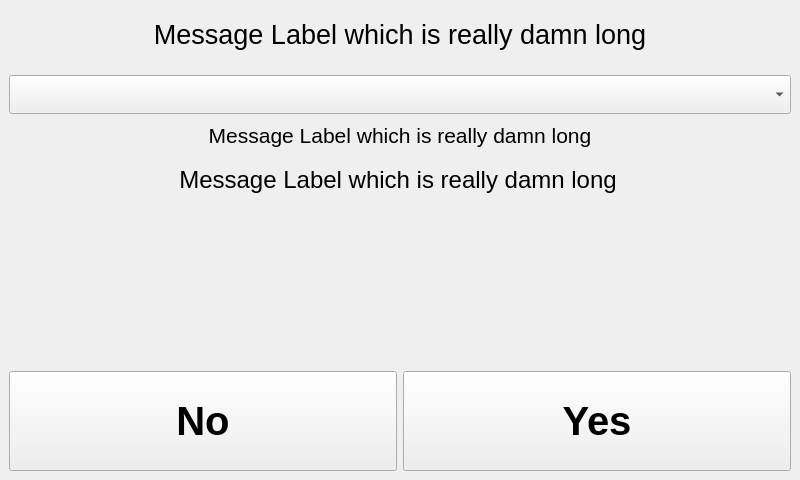
<?xml version="1.0" encoding="UTF-8"?>
<ui version="4.0">
 <class>UpdateWindow</class>
 <widget class="QMainWindow" name="UpdateWindow">
  <property name="windowModality">
   <enum>Qt::ApplicationModal</enum>
  </property>
  <property name="geometry">
   <rect>
    <x>0</x>
    <y>0</y>
    <width>800</width>
    <height>480</height>
   </rect>
  </property>
  <property name="minimumSize">
   <size>
    <width>800</width>
    <height>480</height>
   </size>
  </property>
  <property name="maximumSize">
   <size>
    <width>800</width>
    <height>480</height>
   </size>
  </property>
  <property name="windowTitle">
   <string>Question</string>
  </property>
  <widget class="QWidget" name="centralwidget">
   <layout class="QVBoxLayout" name="verticalLayout_2">
    <item>
     <widget class="QLabel" name="label_prompt">
      <property name="minimumSize">
       <size>
        <width>300</width>
        <height>50</height>
       </size>
      </property>
      <property name="font">
       <font>
        <pointsize>20</pointsize>
       </font>
      </property>
      <property name="text">
       <string>Message Label which is really damn long</string>
      </property>
      <property name="alignment">
       <set>Qt::AlignCenter</set>
      </property>
      <property name="wordWrap">
       <bool>true</bool>
      </property>
     </widget>
    </item>
    <item>
     <spacer name="verticalSpacer">
      <property name="orientation">
       <enum>Qt::Vertical</enum>
      </property>
      <property name="sizeType">
       <enum>QSizePolicy::Fixed</enum>
      </property>
      <property name="sizeHint" stdset="0">
       <size>
        <width>20</width>
        <height>10</height>
       </size>
      </property>
     </spacer>
    </item>
    <item>
     <widget class="QComboBox" name="selection_version">
      <property name="minimumSize">
       <size>
        <width>105</width>
        <height>38</height>
       </size>
      </property>
      <property name="maximumSize">
       <size>
        <width>5000</width>
        <height>100</height>
       </size>
      </property>
      <property name="font">
       <font>
        <pointsize>20</pointsize>
        <bold>true</bold>
       </font>
      </property>
      <property name="maxVisibleItems">
       <number>11</number>
      </property>
     </widget>
    </item>
    <item>
     <widget class="QLabel" name="label_warning">
      <property name="minimumSize">
       <size>
        <width>300</width>
        <height>30</height>
       </size>
      </property>
      <property name="font">
       <font>
        <pointsize>16</pointsize>
       </font>
      </property>
      <property name="text">
       <string>Message Label which is really damn long</string>
      </property>
      <property name="alignment">
       <set>Qt::AlignCenter</set>
      </property>
      <property name="wordWrap">
       <bool>true</bool>
      </property>
      <property name="cssClass" stdset="0">
       <string>destructive</string>
      </property>
     </widget>
    </item>
    <item>
     <spacer name="verticalSpacer_2">
      <property name="orientation">
       <enum>Qt::Vertical</enum>
      </property>
      <property name="sizeType">
       <enum>QSizePolicy::Fixed</enum>
      </property>
      <property name="sizeHint" stdset="0">
       <size>
        <width>20</width>
        <height>10</height>
       </size>
      </property>
     </spacer>
    </item>
    <item>
     <widget class="QScrollArea" name="scrollArea">
      <property name="frameShape">
       <enum>QFrame::NoFrame</enum>
      </property>
      <property name="frameShadow">
       <enum>QFrame::Plain</enum>
      </property>
      <property name="lineWidth">
       <number>1</number>
      </property>
      <property name="widgetResizable">
       <bool>true</bool>
      </property>
      <widget class="QWidget" name="scrollAreaWidgetContents">
       <property name="geometry">
        <rect>
         <x>0</x>
         <y>0</y>
         <width>782</width>
         <height>186</height>
        </rect>
       </property>
       <layout class="QVBoxLayout" name="verticalLayout_3">
        <property name="leftMargin">
         <number>0</number>
        </property>
        <property name="topMargin">
         <number>0</number>
        </property>
        <property name="rightMargin">
         <number>4</number>
        </property>
        <property name="bottomMargin">
         <number>0</number>
        </property>
        <item>
         <widget class="QLabel" name="label_release_information">
          <property name="minimumSize">
           <size>
            <width>300</width>
            <height>50</height>
           </size>
          </property>
          <property name="font">
           <font>
            <pointsize>18</pointsize>
           </font>
          </property>
          <property name="text">
           <string>Message Label which is really damn long</string>
          </property>
          <property name="alignment">
           <set>Qt::AlignHCenter|Qt::AlignTop</set>
          </property>
          <property name="wordWrap">
           <bool>true</bool>
          </property>
         </widget>
        </item>
       </layout>
      </widget>
     </widget>
    </item>
    <item>
     <layout class="QHBoxLayout" name="horizontalLayout">
      <item>
       <widget class="QPushButton" name="no_button">
        <property name="minimumSize">
         <size>
          <width>0</width>
          <height>100</height>
         </size>
        </property>
        <property name="maximumSize">
         <size>
          <width>16777215</width>
          <height>100</height>
         </size>
        </property>
        <property name="font">
         <font>
          <pointsize>30</pointsize>
          <bold>true</bold>
         </font>
        </property>
        <property name="text">
         <string>No</string>
        </property>
        <property name="cssClass" stdset="0">
         <string/>
        </property>
       </widget>
      </item>
      <item>
       <widget class="QPushButton" name="yes_button">
        <property name="minimumSize">
         <size>
          <width>0</width>
          <height>100</height>
         </size>
        </property>
        <property name="maximumSize">
         <size>
          <width>16777215</width>
          <height>100</height>
         </size>
        </property>
        <property name="font">
         <font>
          <pointsize>30</pointsize>
          <bold>true</bold>
         </font>
        </property>
        <property name="text">
         <string>Yes</string>
        </property>
        <property name="cssClass" stdset="0">
         <string>btn-inverted</string>
        </property>
       </widget>
      </item>
     </layout>
    </item>
   </layout>
  </widget>
 </widget>
 <resources/>
 <connections/>
</ui>
